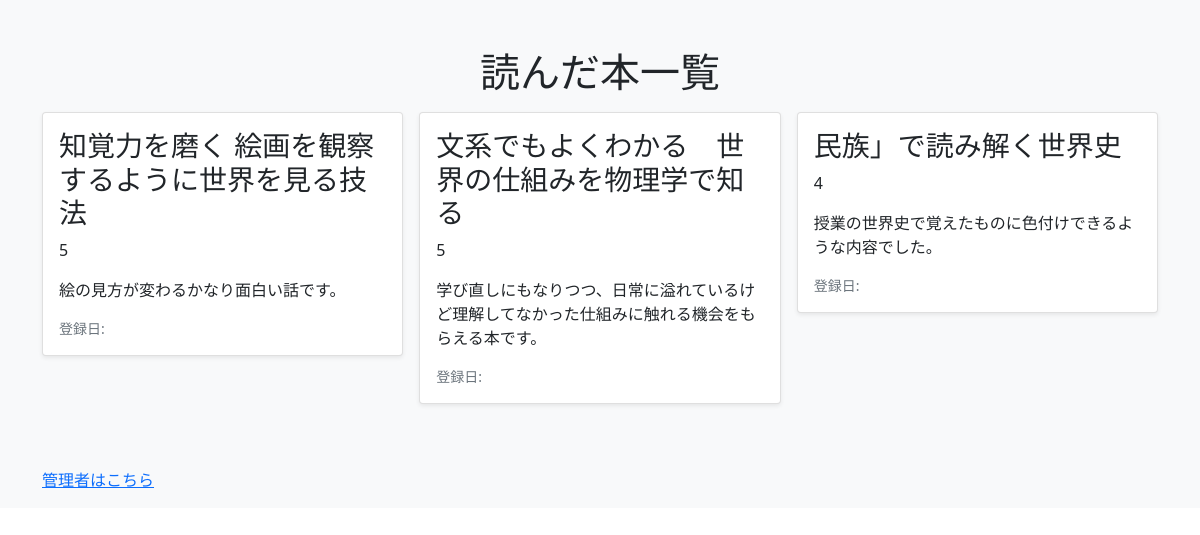
The page / on the database its author committed.
### tables this page shows
CREATE TABLE `kadai04_read_table03` (
  `id` int(12) NOT NULL,
  `name` varchar(64) NOT NULL,
  `amazon` text NOT NULL,
  `assesment` int(1) NOT NULL,
  `comment` text NOT NULL,
  `indate` datetime NOT NULL
);

### index.php (the view, shortened to what this page needs)
<?php
$pdo = db_conn();
$stmt = $pdo->prepare('SELECT * FROM kadai04_read_table03');
$status = $stmt->execute();
if ($status == false) {
    sql_error($stmt);
} else {
    $contents = $stmt->fetchAll(PDO::FETCH_ASSOC);
}
?>
<!DOCTYPE html>
<html lang="ja">
<head>
    <link href="https://cdn.jsdelivr.net/npm/bootstrap@5.0.2/dist/css/bootstrap.min.css" rel="stylesheet">
</head>
<body id="main">
    <div class="album py-5 bg-light">
        <figure class="text-center">
            <h1>読んだ本一覧</h1>
        </figure>
        <div class="container">
            <div class="row row-cols-1 row-cols-sm-2 row-cols-md-3 g-3">
                <?php foreach ($contents as $content): ?>
                    <div class="col">
                        <div class="card shadow-sm">
                            <div class="card-body">
                                <h3><?= $content['name'] ?></h3>
                                <p class="card-text"><?=nl2br($content['assesment'])?></p>
                                <p class="card-text"><?=nl2br($content['comment'])?></p>
                                <div class="d-flex justify-content-between align-items-center">
                                    <small class="text-muted">登録日:<?= $content['date'] ?></small>
                                </div>
                            </div>
                        </div>
                    </div>
                <?php endforeach ?>
            </div>
        </div>
    </div>
    <footer class="footer mt-auto py-3 bg-light">
        <div class="container">
        <span class="text-muted"><a href="login02.php">管理者はこちら</a></span>
        </div>
    </footer>
</body>
</html>

### rows shown on the page
kadai04_read_table03: name "知覚力を磨く 絵画を観察するように世界を見る技法", assesment "5", comment "絵の見方が変わるかなり面白い話です。"
kadai04_read_table03: name "文系でもよくわかる 世界の仕組みを物理学で知る", assesment "5", comment "学び直しにもなりつつ、日常に溢れているけど理解してなかった仕組みに触れる機会をもらえる本です。"
kadai04_read_table03: name "民族」で読み解く世界史", assesment "4", comment "授業の世界史で覚えたものに色付けできるような内容でした。"
